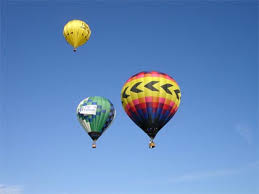
#> input picture baloons.png, 259 x 194 px
$ python img_quality.py
#> lines starting #> are read from the running program, lines starting #| are printed output that depends on the picture; after the words box and inside, x2 and y2 are one past the last pixel; in counts of white or black regions, pixels touching at a corner belong together; long printed decimals are rounded
import cv2 as cv
import numpy as np
from math import sqrt

#indeksowanie tablicy EBIQA
eoi = 0
ale = 1
ple = 2
nep = 3

def EBIQA(img):
    """Funkcja obliczająca macierz parametrów podanego obrazu:
    EOI - Edge Orientation in Image
    ALE - Average Length of the Edges
    PLE - Primitive Length of the Edges
    NEP - Number of Edge Pixels
    Funkcja oblicza także uśredniony laplasjan.

    Parametry:
    img - obraz formatu OpenCV

    Funkcja zwraca:
    O - macierz parametrów N/16 x M/16 x 4 wymiarową (N, M - wymiary img)
    edge - uśredniona wartość laplasjanu wykonanego na img
    """

    #filtracja: laplasjan
    lap = cv.Laplacian(img,cv.CV_8UC1)
    #uśredniona wartość laplasjanu
    edge = cv.mean(lap)[0]

    #binaryzacja
    ret,lap = cv.threshold(lap,127,255,cv.THRESH_BINARY)

    #zmiana rozmiaru przefiltrowanego obrazu na podzielny przez 16
    ex = (int(lap.shape[0]/16)+1)*16
    why = (int(lap.shape[1]/16)+1)*16
    lap = cv.copyMakeBorder(lap, 0 , why-lap.shape[1], 0 , ex-lap.shape[0], cv.BORDER_CONSTANT, None, 0)

    X = int(lap.shape[0]/16)
    Y = int(lap.shape[1]/16)

    N = 16
    #inicjalizacja macierzy parametrów
    O = [[[None for _ in range(4)] for _ in range(Y)] for _ in range(X)]

    for i in range(X):
        for j in range(Y):
            lngth = 0
            x=i*N
            y=j*N
            mx_area = 0
            mx=[0,0,0,0]

            #wybór obszarów o rozmiarze 16x16px
            roi = lap[y:y+N, x:x+N]
            roi2 = lap[y:y+N, x:x+N]
            #wybór obszarów
            contours, hierarchy = cv.findContours(roi, cv.RETR_TREE, cv.CHAIN_APPROX_SIMPLE)

            for ele in contours:
                if len(ele) == 1 and lngth <1:
                    lngth = 1
                if len(ele) > 1:
                    le = []
                    for k in range(len(ele)-1):
                        tmp = ele[k]-ele[k+1]
                        le.append(np.linalg.norm(tmp))
                    lngth = sum(le) / len(le)

                x,y,w,h = cv.boundingRect(ele)
                area = w*h
                if area > mx_area:
                    mx = x,y,w,h
                    mx_area = area
            x,y,w,h = mx
            roi2=roi[y:y+h,x:x+w]

            whites = np.sum(roi == 255)
            whites2 = np.sum(roi2 == 255)

            #number of edge pixels
            O[i][j][nep] = whites
            #primitive length of the edges (piksele najdłuższej pojedynczej krawędzi)
            O[i][j][ple] = whites2
            #edge orientation in image (liczba krawędzi w obszarze)
            O[i][j][eoi] = len(contours)
            #average length of the edges (średnia długość konturów krawędzi)
            O[i][j][ale] = lngth
    return O, edge

def EBIQA_p2(O, D):
    """Funkcja obliczająca różnice macierzy parametrów:
    O - obrazu zarejestrowanego
    D - obrazu idealnego

    Funkcja zwraca:
    suma - znormalizowana suma odchyleń parametrów O od idealnych parametrów D
    """

    n = len(D)
    m = len(D[0])
    d = [[None for _ in range(m)] for _ in range(n)]
    suma = 0
    for i in range(n):
        for j in range(m):
            #suma kwadratów różnic parametrów eoi, ale, ple i nep (badanych i idealnych)
            tmp = (O[i][j][eoi] - D[i][j][eoi])**2 + (O[i][j][ale] - D[i][j][ale])**2
            tmp += (O[i][j][ple] - D[i][j][ple])**2 + (O[i][j][nep] - D[i][j][nep])**2
            #pierwiastek z tej sumy
            d[i][j] = sqrt(tmp)
            #dodanie do sumy odchyleń
            suma += sqrt(tmp)
    #normalizacja sumy odchyleń
    suma = suma/(n*m)
    return suma

if __name__ == "__main__":
    """Funkcja porównująca obrazy rzeczywiste z idealnym.

    imges - lista nazw obrazów, zaczynając od idealnego; obrazy
        muszą znajdować się w folderze projektu

    Funkcja oblicza i wyświetla wyniki alrogymtu EBIQA i uśredniony laplasjan.
    """

    #imges = ['bird.jpg', 'bird1.jpg', 'bird2.jpg', 'bird3.jpg', 'bird4.jpg', 'bird5.jpg']
    #imges = ['original.png', 'distorted.png', 'distorted2.png', 'distorted3.png']
    imges = ['baloons.png', 'blurred.png', 'dots.png', 'blur-dots.png']

    img = cv.imread(imges[0],0)
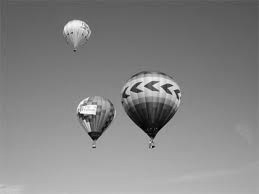
#> img: shape (194, 259); min 0, max 255, mean 132.7
    O, edge0 = EBIQA(img)
#> in EBIQA, `lap = cv.Laplacian(img,cv.CV_8UC1)`:
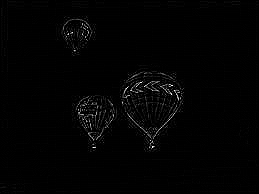
#> lap: shape (194, 259); min 0, max 255, mean 3.1
#> in EBIQA, `edge = cv.mean(lap)[0]`: edge = 3.09
#> in EBIQA, `ret,lap = cv.threshold(lap,127,255,cv.THRESH_BINARY)`:
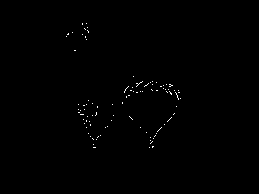
#> lap: shape (194, 259); 0.35% white in thin lines or dots, all inside (x1, y1, x2, y2) = (66, 23, 181, 148)
#> in EBIQA, `lap = cv.copyMakeBorder(lap, 0 , why-lap.shape[1], 0 , ex-lap.shape[0]..`:
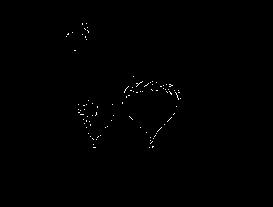
#> lap: shape (207, 273); 0.31% white in thin lines or dots, all inside (x1, y1, x2, y2) = (66, 23, 181, 148)
#> after the loop in EBIQA, `for i in range(X):`: O = 12 items
#> O = 12 items; edge0 = 3.09
    for i in range(len(imges)-1):
        img_b = cv.imread(imges[i+1],0)
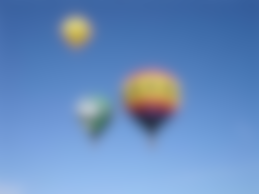
#> input picture blurred.png, 259 x 194 px
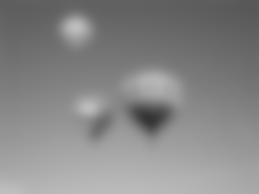
#> img_b: shape (194, 259); min 51, max 191, mean 134.8
        D, edge = EBIQA(img_b)
#> in EBIQA (call 2), `lap = cv.Laplacian(img,cv.CV_8UC1)`:
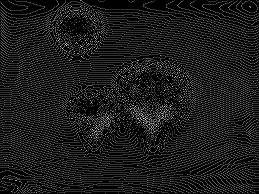
#> lap: shape (194, 259); min 0, max 5, mean 0.528; drawn with min black and max white
#> in EBIQA (call 2), `edge = cv.mean(lap)[0]`: edge = 0.528
#> in EBIQA (call 2), `ret,lap = cv.threshold(lap,127,255,cv.THRESH_BINARY)`: lap: shape (194, 259); every value is 0
#> in EBIQA (call 2), `lap = cv.copyMakeBorder(lap, 0 , why-lap.shape[1], 0 , ex-lap.shape[0]..`: lap: shape (207, 273); every value is 0
#> D = 12 items; edge = 0.528
        print(f'Plik {imges[i+1]}\nOstrość krawędzi oryginalnych: {edge0}\nOstrość nowego obrazu: {edge}\nWynik EBIQA: {EBIQA_p2(O, D)}\n----')
#> in EBIQA_p2, `n = len(D)`: n = 12
#> in EBIQA_p2, `m = len(D[0])`: m = 17
#> after the loop in EBIQA_p2, `for i in range(n):`: d = 12 items; suma = 230.1
#> in EBIQA_p2, `suma = suma/(n*m)`: suma = 1.13
#| Plik blurred.png
#| Ostrość krawędzi oryginalnych: 3.087
#| Ostrość nowego obrazu: 0.5285
#| Wynik EBIQA: 1.128
#| ----
#> pass 2 of the loop `for i in range(len(imges)-1):`:
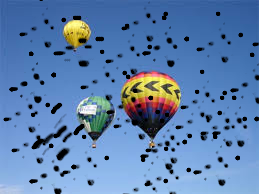
#> input picture dots.png, 259 x 194 px
#> `img_b = cv.imread(imges[i+1],0)`:
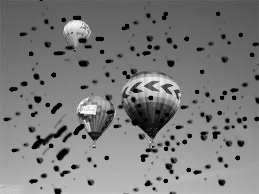
#> img_b: shape (194, 259); min 0, max 255, mean 123.1
#> in EBIQA (call 3), `edge = cv.mean(lap)[0]`: edge = 8.05
#> in EBIQA (call 3), `lap = cv.copyMakeBorder(lap, 0 , why-lap.shape[1], 0 , ex-lap.shape[0]..`:
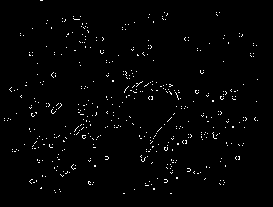
#> lap: shape (207, 273); 1.5% white in thin lines or dots, all inside (x1, y1, x2, y2) = (4, 0, 258, 194)
#| Plik dots.png
#| Ostrość krawędzi oryginalnych: 3.087
#| Ostrość nowego obrazu: 8.049
#| Wynik EBIQA: 3.377
#| ----
#> pass 3 of the loop `for i in range(len(imges)-1):`:
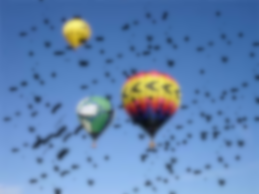
#> input picture blur-dots.png, 259 x 194 px
#> `img_b = cv.imread(imges[i+1],0)`:
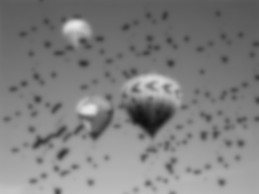
#> img_b: shape (194, 259); min 15, max 230, mean 127.3
#> in EBIQA (call 4), `lap = cv.Laplacian(img,cv.CV_8UC1)`:
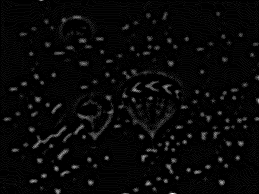
#> lap: shape (194, 259); min 0, max 33, mean 1.1; drawn with min black and max white
#> in EBIQA (call 4), `edge = cv.mean(lap)[0]`: edge = 1.06
#| Plik blur-dots.png
#| Ostrość krawędzi oryginalnych: 3.087
#| Ostrość nowego obrazu: 1.057
#| Wynik EBIQA: 1.128
#| ----
